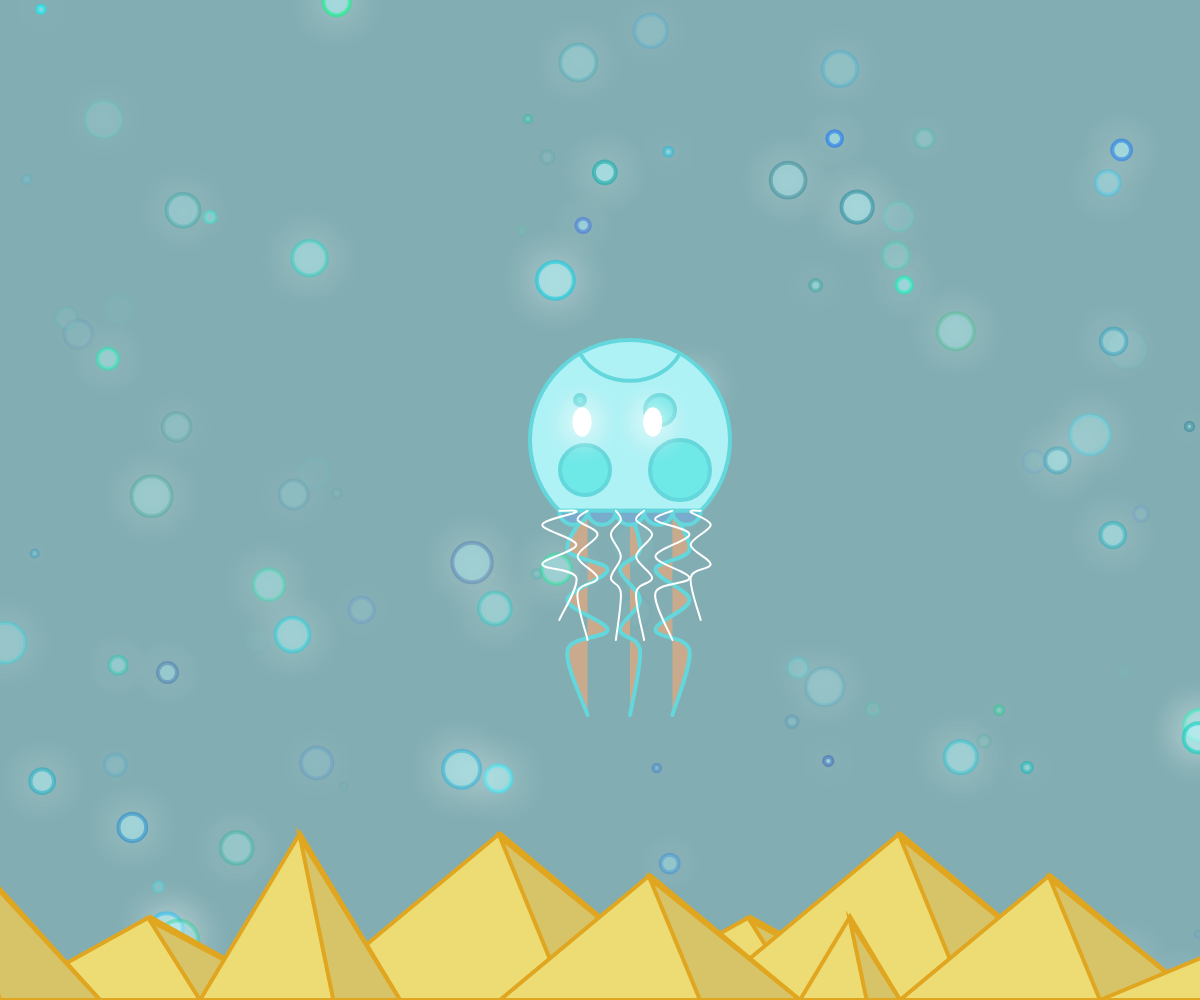
Frame 1 (no input)
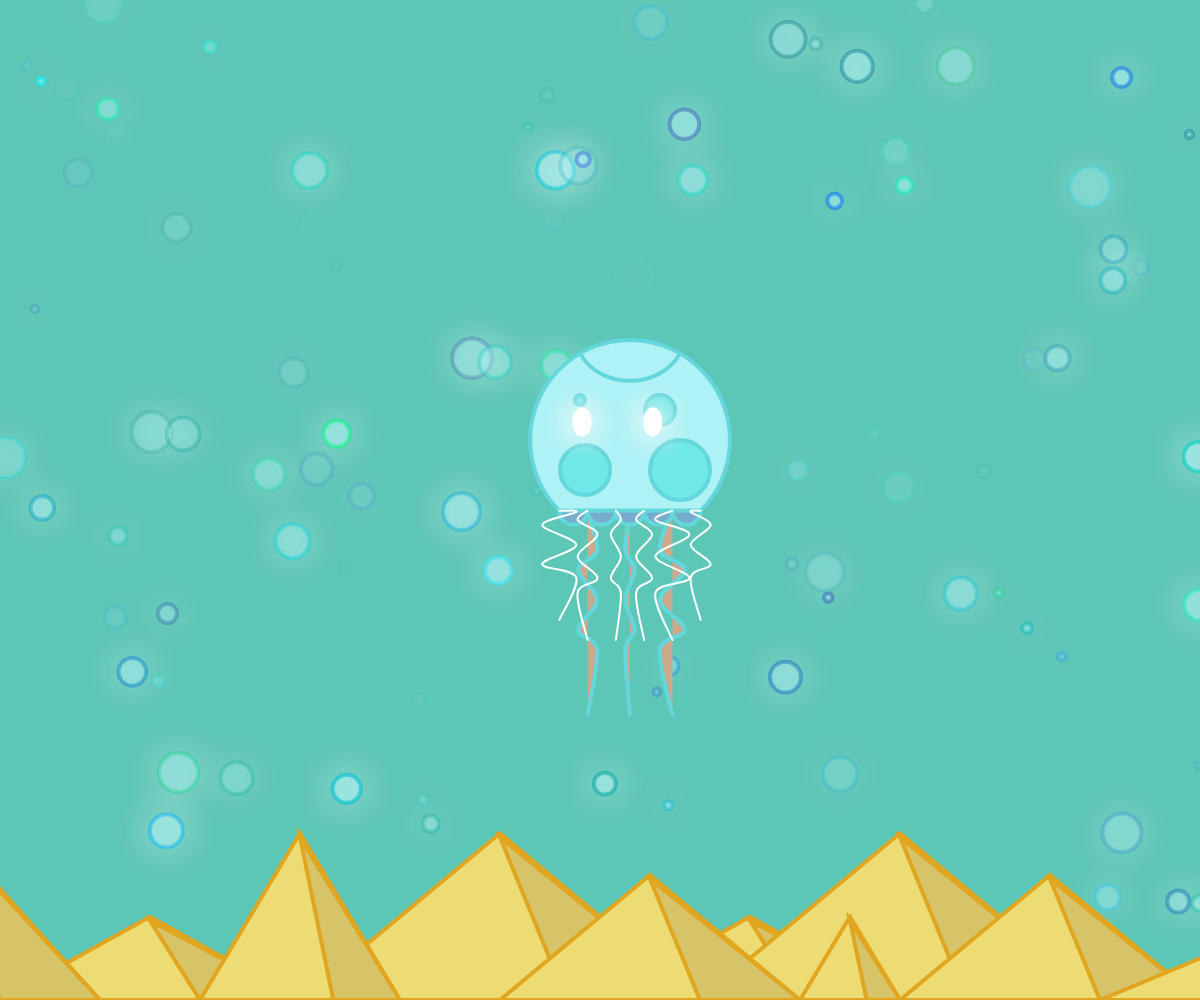
Frame 60 (no input)
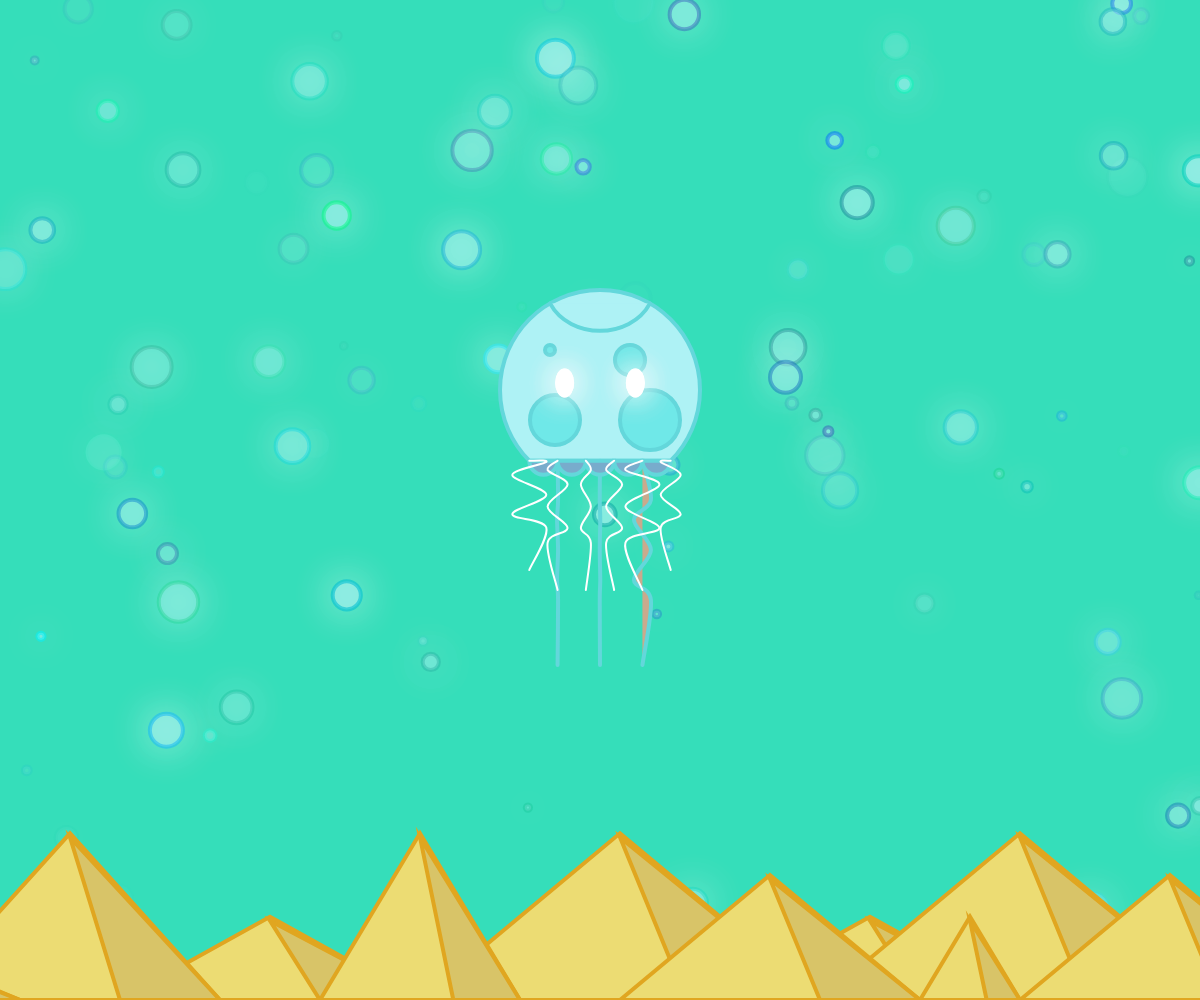
Frame 120 (the mouse pressed at the canvas centre since frame 60)

The p5.js sketch that drew these frames (run headless with seeded random() and noise() and a simulated clock; from frame 60 on, the mouse is pressed at the canvas centre):

// p5.js sketch
// ── sketch.js

let offset1 = 20;
let offeset1inc = -0.5;
let offset2 = -10;
let offeset2inc = 0.25;
let offset3 = -17;
let offeset3inc = 0.5;
let bub = [];
let colorinc;
let ogcolor;
let newcolor;
function setup() {
  createCanvas(visualViewport.width, visualViewport.height);
  frameRate(30);
  for (let i = 0; i < 100; i++) {
    bub[i] = new Bubbles();
  }
  ogcolor = color(130, 174, 179);
  newcolor = color(0, 255, 191);
  colorinc = 0;
  background(ogcolor)
}

function draw() {
  //set stats

  let viewx = visualViewport.width;
  let viewy = visualViewport.height;
  let ox = viewx*0.5 - 0.05*(mouseX-width/2);
  let oy = viewy*0.4 - 0.1*(mouseY-height*0.4);


  resizeCanvas(viewx, viewy);

  //fading background
  background(lerpColor(ogcolor, newcolor, colorinc));
  colorinc += 0.005;
  if(colorinc >= 1){
    colorinc = 0;
    ogcolor = newcolor;
    newcolor = color(random(255),random(255),random(255));
  }

  //bubbles
  drawingContext.shadowBlur = 40;
  drawingContext.shadowColor = color(255, 255, 255);
  moveBubbles();
  drawingContext.shadowBlur = 0;
  drawingContext.shadowColor = 0;

  push();
    //set var
    let bx = -100*Math.sqrt(2)/2;
    let by = 100*Math.sqrt(2)/2;
    let bdist = 100*Math.sqrt(2);

    //body
    translate(ox, oy);
    strokeWeight(4);
    stroke(99, 215, 219);
    fill(174, 242, 245);
    arc(0, 0, 200, 200, 3*PI/4, PI/4, CHORD);//diameter is 200
    bezier(-0.5*100, -100*(Math.sqrt(3)/2), -30,-50, 30, -50, 0.5*100, -100*(Math.sqrt(3)/2));
    fill(111, 232, 232);
    circle(30, -30, 30);
    circle(-45, 30, 50);
    circle(50, 30, 60);
    circle(-50, -40, 10);
  
    //tentacles
    stroke(99, 215, 219);
    fill(201, 170, 141);
    drawLegs(bx+bdist/5, by, offset1, 275);
    offset1+=offeset1inc;
    if(offset1==-20 || offset1==20){offeset1inc=offeset1inc*-1;}
    drawLegs(bx+2.5*bdist/5, by, offset2, 275);
    offset2+=offeset2inc;
    if(offset2==-10 || offset2==10){offeset2inc=offeset2inc*-1;}
    drawLegs(bx+4*bdist/5, by, offset3, 275);
    offset3+=offeset3inc;
    if(offset3==-17 || offset3==17){offeset3inc=offeset3inc*-1;}

    //muscles
    stroke(99, 215, 219);
    fill(120, 172, 204);
    for (let i = 0; i < 5; i++) {
      arc(bx+bdist/10+i*bdist/5, by, bdist/5, bdist/5, 0, PI, CHORD);
    }

    //draw secondary tentacles
    noFill();
    strokeWeight(2);
    stroke(255, 255, 255);
    drawLegs(bx, by, -17, 180);
    drawLegs(bx+bdist/5, by, 10, 200);
    drawLegs(bx+2*bdist/5, by, -5, 200);
    drawLegs(bx+3*bdist/5, by, 8, 200);
    drawLegs(bx+4*bdist/5, by, 17, 200);
    drawLegs(bx+bdist, by, 10, 180);

    //draw eyes
    drawingContext.shadowBlur = 30;
    drawingContext.shadowColor = color(255, 255, 255);
    fill(255, 255, 255);
    ellipse(bx+bdist/4+0.02*(mouseX-ox), by-80+0.02*(mouseY-oy), 17, 27);
    ellipse(bx+3*bdist/4+0.02*(mouseX-ox), by-80+0.02*(mouseY-oy), 17, 27);
    ellipse(bx+bdist/4+0.02*(mouseX-ox), by-80+0.02*(mouseY-oy), 17, 27);
    ellipse(bx+3*bdist/4+0.02*(mouseX-ox), by-80+0.02*(mouseY-oy), 17, 27);
    drawingContext.shadowBlur = 0;
    drawingContext.shadowColor = 0;
  pop();

  //sand
  push();
    stroke(224, 166, 32);
    fill(236, 220, 115);
    translate(mouseX*0.2, 0);
    let unitx = viewx/12;
    let unity = viewy/12;
    sand(6*unitx, unity, 3*unitx, viewy);
    sand(7*unitx, 2*unity, 4*unitx, viewy);
    sand(9*unitx, 1.5*unity, 3*unitx, viewy);
    sand(0, unity, 3*unitx, viewy);
    sand(3*unitx, 2*unity, 4*unitx, viewy);
    sand(5*unitx, 1.5*unity, 3*unitx, viewy);
    sand(8*unitx, unity, 1*unitx, viewy);
    sand(2*unitx, 2*unity, 2*unitx, viewy);
    sand(-2*unitx, 2*unity, 3*unitx, viewy);
    sand(11*unitx,1*unity, 4*unitx, viewy);
    sand(-5*unitx,1*unity, 4*unitx, viewy);
  pop();
  
  
}

function moveBubbles() {
  for (let i = 0; i < 100; i++) {
    bub[i].display();
    bub[i].move();
  }
}

function sand(startx, h, w, viewporty){
  fill(236, 220, 115);
  triangle(startx, viewporty, startx+w/2, viewporty-h, startx+w, viewporty);
  fill(216, 196, 104);
  triangle(startx+w*2/3, viewporty, startx+w/2, viewporty-h+4, startx+w, viewporty);
}

function drawLegs(bx, by, offsets, len){
  beginShape();
    curveVertex(bx, by);
    curveVertex(bx, by);
    curveVertex(bx-offsets, 0.4*len);
    curveVertex(bx+offsets, 0.472*len);
    curveVertex(bx-offsets, 0.582*len);
    curveVertex(bx+offsets, 0.69*len);
    curveVertex(bx-offsets, 0.764*len);
    curveVertex(bx, len);
    curveVertex(bx, len);
    endShape();
}

class Bubbles {
  constructor() {
    this.horizontal = random(visualViewport.width);
    this.vertical = random(visualViewport.height);
    this.diam = random(5, 40);
    this.speed = random(1, 5);
    this.a = random(0, 150);
    this.r = random(0, 64);
    this.g = random(90, 255);
    this.b = random(128, 255);
  }
  move() {
    this.vertical = this.vertical - this.speed;
    if (this.vertical < 0) {
      this.vertical = random(visualViewport.height, 0);
    }
  }
  display() {
    //bubbles
    strokeWeight(4);
    stroke(this.r, this.g, this.b, this.a);
    fill(174, 242, 245, this.a);
    circle(this.horizontal, this.vertical, this.diam);
  }
}
